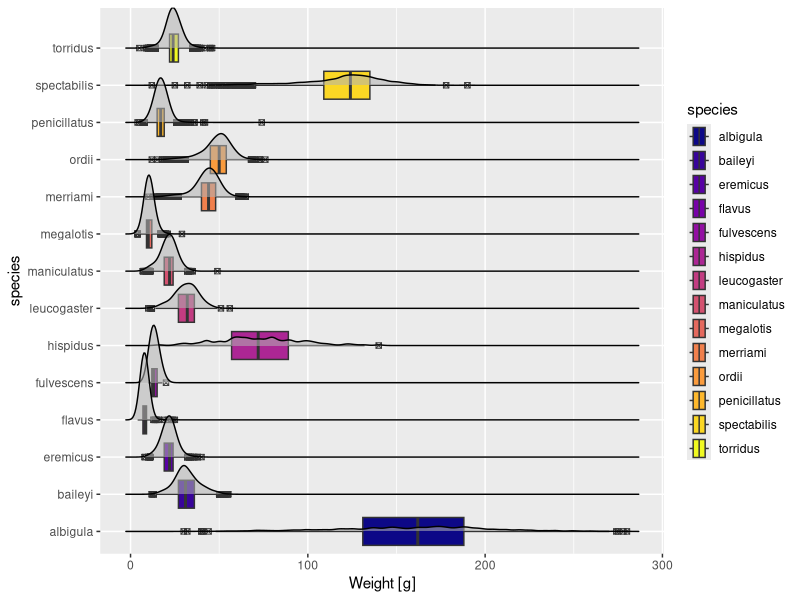
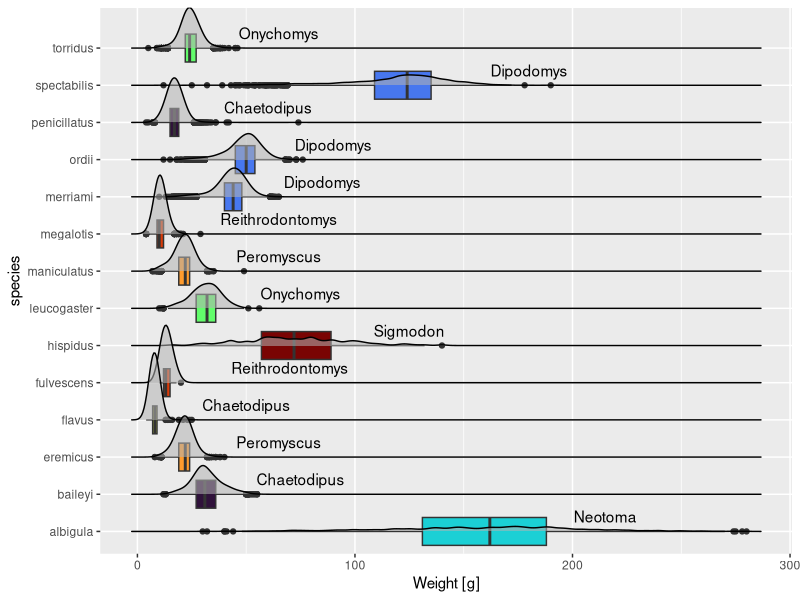

Recreate these plots in R, in order.
## ---- chunk 1

library(here)
library(tidyverse)
library(viridis)
library(ggridges)

surveys <- read_csv(here("supporting_artifacts", "continued_learning", "Data",
                         "surveys.csv")
                    )

## ---- chunk 2

ggplot(data = surveys, mapping = aes(y = species, x = weight)
       ) + 
  geom_boxplot(mapping = aes(fill = species), outlier.shape = 7, 
               ) +
  labs(x = "Weight [g]", legend = NULL) + 
  scale_colour_viridis_d(aesthetics = "fill", option = "C") + 
  geom_density_ridges(mapping = aes(alpha = 0.15), show.legend = FALSE)

## ---- chunk 3

ggplot(data = surveys, mapping = aes(y = species, x = weight)
       ) + 
  geom_boxplot(mapping = aes(fill = genus), show.legend = FALSE 
               ) +
  labs(x = "Weight [g]", legend = NULL) + 
  scale_colour_viridis_d(aesthetics = "fill", option = "H") + 
  geom_density_ridges(mapping = aes(alpha = 0.25), show.legend = FALSE) + 
  annotate("text", y = 1.4, x = 215, label = "Neotoma") + 
  annotate("text", y = 2.4, x = 75, label = "Chaetodipus") + 
  annotate("text", y = 3.4, x = 65, label = "Peromyscus") + 
  annotate("text", y = 4.4, x = 50, label = "Chaetodipus") + 
  annotate("text", y = 5.4, x = 70, label = "Reithrodontomys") + 
  annotate("text", y = 6.4, x = 125, label = "Sigmodon") + 
  annotate("text", y = 7.4, x = 75, label = "Onychomys") + 
  annotate("text", y = 8.4, x = 65, label = "Peromyscus") + 
  annotate("text", y = 9.4, x = 65, label = "Reithrodontomys") + 
  annotate("text", y = 10.4, x = 85, label = "Dipodomys") + 
  annotate("text", y = 11.4, x = 90, label = "Dipodomys") + 
  annotate("text", y = 12.4, x = 60, label = "Chaetodipus") + 
  annotate("text", y = 13.4, x = 180, label = "Dipodomys") + 
  annotate("text", y = 14.4, x = 65, label = "Onychomys")

